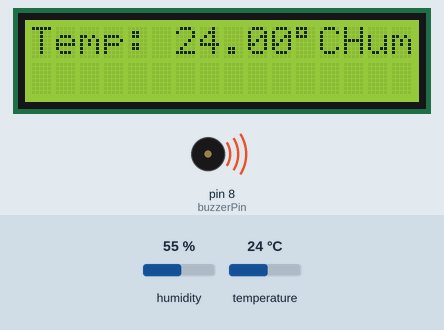
Simulated run of this sketch. Board: Arduino Uno, built with avr-gcc and run on an emulated ATmega328P. Parts: 16×2 character LCD, buzzer (waves = sounding). The inputs (shaded band) are chosen by the test bench; at power-on: humidity 55 %, temperature 24 °C.

Above: at 1.7 s.
1.8 s: humidity set to 22 %
At 4.6 s:
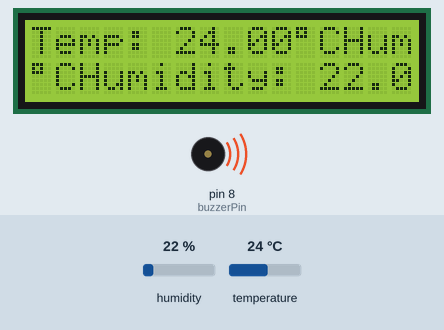
8.1 s: temperature set to 12 °C
At 9.9 s:
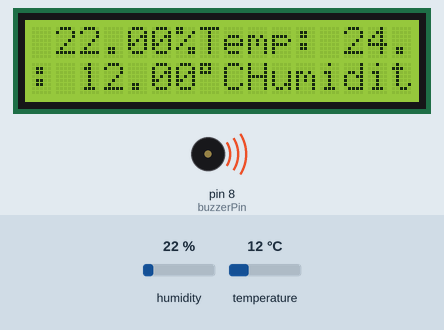
14.4 s: humidity set to 40 %
At 18.6 s:
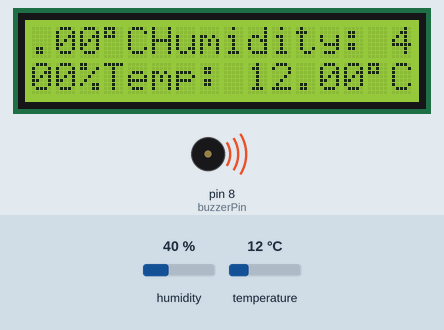
20.7 s: temperature set to 19 °C
At 25.1 s:
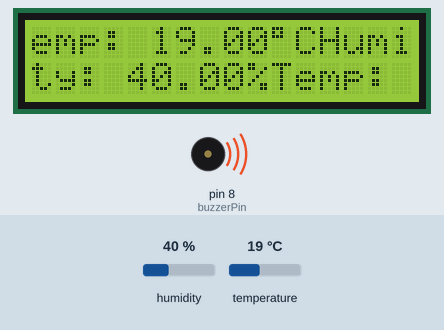
Timing chart, 0 to 26.6 s (numbered marks = the images above; inputs shaded):
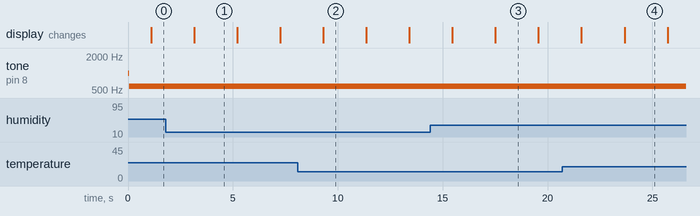

Measured:
- what the display in image 1 shows lasts 2.0 s, from 3.2 s to 5.2 s

The sketch:

monisoil.ino
```cpp
#include <dht.h>
#include <Wire.h>
#include <LiquidCrystal_I2C.h>

LiquidCrystal_I2C lcd(0x27, 16, 2);
int buzzerPin = 8;
dht DHT;

#define DHT11_PIN A0

void setup(){
  pinMode(buzzerPin, OUTPUT);
  tone(buzzerPin, 1000, 2000);
  lcd.begin();
  lcd.backlight();
}

void loop(){
  if (DHT.temperature < 25) {
    tone(buzzerPin, 587); // D4
    delay(1000);
  }
  else if (DHT.humidity < 60) {
    tone(buzzerPin, 523); // C4
    delay(1000);
  }
  int chk = DHT.read11(DHT11_PIN);
  lcd.print("Temp: ");
  lcd.print(DHT.temperature);
  lcd.print((char)223);
  lcd.print("C");
  lcd.print("Humidity: ");
  lcd.print(DHT.humidity);
  lcd.print("%");
  delay(1000);
}
```
